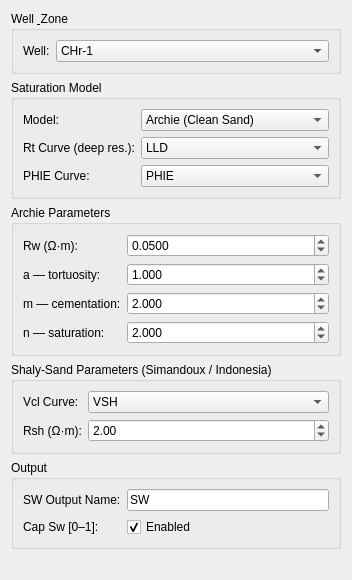
           <widget class="QWidget" name="scrollSwContents">
            <layout class="QVBoxLayout"><property name="spacing"><number>6</number></property>
             <item>
              <widget class="QGroupBox" name="groupSw2Well"><property name="title"><string>Well &amp; Zone</string></property>
               <layout class="QFormLayout">
                <item row="0" column="0"><widget class="QLabel"><property name="text"><string>Well:</string></property></widget></item>
                <item row="0" column="1"><widget class="QComboBox" name="comboSw2Well"><item><property name="text"><string>CHr-1</string></property></item><item><property name="text"><string>Tau-1</string></property></item></widget></item>
               </layout>
              </widget>
             </item>
             <item>
              <widget class="QGroupBox" name="groupSw2Method"><property name="title"><string>Saturation Model</string></property>
               <layout class="QFormLayout">
                <item row="0" column="0"><widget class="QLabel"><property name="text"><string>Model:</string></property></widget></item>
                <item row="0" column="1"><widget class="QComboBox" name="comboSw2Model"><item><property name="text"><string>Archie (Clean Sand)</string></property></item><item><property name="text"><string>Simandoux</string></property></item><item><property name="text"><string>Indonesia (Poupon-Leveaux)</string></property></item><item><property name="text"><string>Waxman-Smits</string></property></item><item><property name="text"><string>Dual-Water</string></property></item></widget></item>
                <item row="1" column="0"><widget class="QLabel"><property name="text"><string>Rt Curve (deep res.):</string></property></widget></item>
                <item row="1" column="1"><widget class="QComboBox" name="comboSw2Rt"><item><property name="text"><string>LLD</string></property></item><item><property name="text"><string>ILD</string></property></item><item><property name="text"><string>AT90</string></property></item></widget></item>
                <item row="2" column="0"><widget class="QLabel"><property name="text"><string>PHIE Curve:</string></property></widget></item>
                <item row="2" column="1"><widget class="QComboBox" name="comboSw2PHIE"><item><property name="text"><string>PHIE</string></property></item></widget></item>
               </layout>
              </widget>
             </item>
             <item>
              <widget class="QGroupBox" name="groupSw2ArchieParams"><property name="title"><string>Archie Parameters</string></property>
               <layout class="QFormLayout">
                <item row="0" column="0"><widget class="QLabel"><property name="text"><string>Rw (Ω·m):</string></property></widget></item>
                <item row="0" column="1"><widget class="QDoubleSpinBox" name="spinSw2Rw"><property name="decimals"><number>4</number></property><property name="minimum"><double>0.001</double></property><property name="maximum"><double>10.0</double></property><property name="value"><double>0.0500</double></property></widget></item>
                <item row="1" column="0"><widget class="QLabel"><property name="text"><string>a — tortuosity:</string></property></widget></item>
                <item row="1" column="1"><widget class="QDoubleSpinBox" name="spinSw2A"><property name="decimals"><number>3</number></property><property name="minimum"><double>0.1</double></property><property name="maximum"><double>2.0</double></property><property name="value"><double>1.000</double></property></widget></item>
                <item row="2" column="0"><widget class="QLabel"><property name="text"><string>m — cementation:</string></property></widget></item>
                <item row="2" column="1"><widget class="QDoubleSpinBox" name="spinSw2M"><property name="decimals"><number>3</number></property><property name="minimum"><double>1.0</double></property><property name="maximum"><double>3.0</double></property><property name="value"><double>2.000</double></property></widget></item>
                <item row="3" column="0"><widget class="QLabel"><property name="text"><string>n — saturation:</string></property></widget></item>
                <item row="3" column="1"><widget class="QDoubleSpinBox" name="spinSw2N"><property name="decimals"><number>3</number></property><property name="minimum"><double>1.0</double></property><property name="maximum"><double>3.0</double></property><property name="value"><double>2.000</double></property></widget></item>
               </layout>
              </widget>
             </item>
             <item>
              <widget class="QGroupBox" name="groupSw2ShaleParams"><property name="title"><string>Shaly-Sand Parameters (Simandoux / Indonesia)</string></property>
               <layout class="QFormLayout">
                <item row="0" column="0"><widget class="QLabel"><property name="text"><string>Vcl Curve:</string></property></widget></item>
                <item row="0" column="1"><widget class="QComboBox" name="comboSw2Vcl"><item><property name="text"><string>VSH</string></property></item></widget></item>
                <item row="1" column="0"><widget class="QLabel"><property name="text"><string>Rsh (Ω·m):</string></property></widget></item>
                <item row="1" column="1"><widget class="QDoubleSpinBox" name="spinSw2Rsh"><property name="decimals"><number>2</number></property><property name="minimum"><double>0.1</double></property><property name="maximum"><double>50.0</double></property><property name="value"><double>2.00</double></property></widget></item>
               </layout>
              </widget>
             </item>
             <item>
              <widget class="QGroupBox" name="groupSw2Output"><property name="title"><string>Output</string></property>
               <layout class="QFormLayout">
                <item row="0" column="0"><widget class="QLabel"><property name="text"><string>SW Output Name:</string></property></widget></item>
                <item row="0" column="1"><widget class="QLineEdit" name="lineSw2Out"><property name="text"><string>SW</string></property></widget></item>
                <item row="1" column="0"><widget class="QLabel"><property name="text"><string>Cap Sw [0–1]:</string></property></widget></item>
                <item row="1" column="1"><widget class="QCheckBox" name="checkSw2Cap"><property name="text"><string>Enabled</string></property><property name="checked"><bool>true</bool></property></widget></item>
               </layout>
              </widget>
             </item>
             <item><spacer><property name="orientation"><enum>Qt::Vertical</enum></property><property name="sizeHint" stdset="0"><size><width>20</width><height>20</height></size></property></spacer></item>
            </layout>
           </widget>
